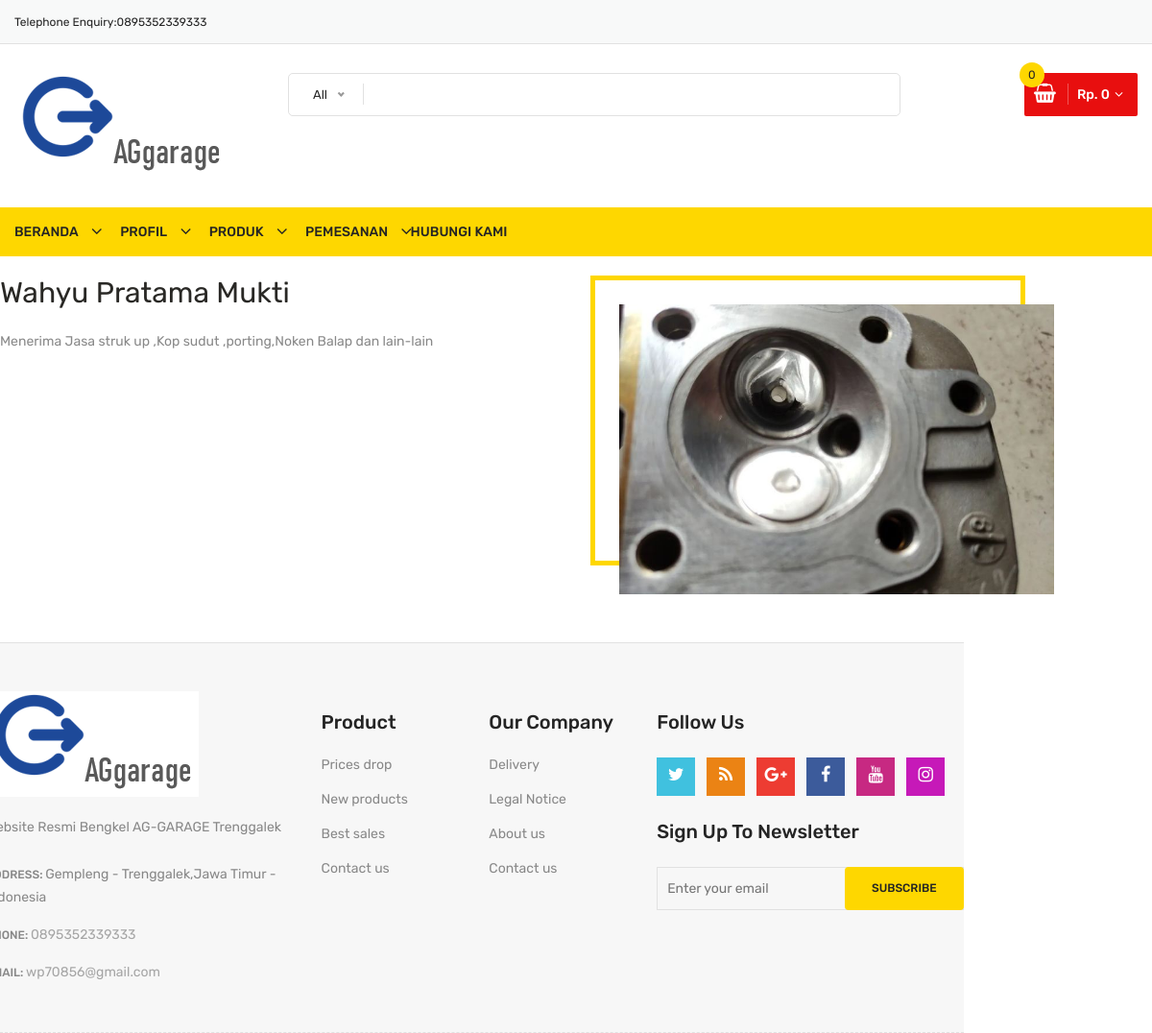
Screenshot of /profil-kami with the database file from the repository.
### pratama/models.py (models this page shows)
class Profil(models.Model):
    class Meta:
        verbose_name_plural = "Data Profil"
    nama = models.CharField(max_length=200, blank=False, null=True)
    keterangan = RichTextField(blank=True, null=True)
    gambar = models.ImageField(upload_to='gambar/profil', blank=False,
                               null=True, verbose_name="Gambar (1920 x 1200 pixel)")
    tanggal_upload = models.DateTimeField(auto_now_add=True, null=True)

### pratama/views.py (the view)
# urls.py: path('profil-kami', views.profil, name='profil'),
def profil(request):
    profil = Profil.objects.all().order_by('-id')[:1]
    context = {
        "judul": "Halaman Profil",
        "profil": profil,
    }
    return render(request, 'profil.html', context)

### mukti/keranjang.py (called while the page is built)
    def __len__(self): # Menghitung quantity
        return sum(item['quantity'] for item in self.cart.values())

    def get_total_price(self): # Menghitung total Harga
        return sum(Decimal(item['price']) * item['quantity'] for item in
        self.cart.values())

### mukti/konteks.py (called while the page is built)
def keranjang(request):
        return {'keranjang': Cart(request)}

### pratama/models.py (called while the page is built)
    @property
    def setelah_diskon(self):
        if self.diskon == 0:
            nilai_diskon = self.harga
        else:
            jml = self.diskon / 100
            nilai_diskon = self.harga - (jml * self.harga)
        return nilai_diskon

### pratama/views.py (called while the page is built)
def kategoriberanda(request):
    kategori = Kategori.objects.filter(aktif=True).order_by('-id')
    return {'kategori': kategori}

def modalberita(request):
    modalproduk = Produk.objects.order_by('-id')
    return {'modalproduk': modalproduk}

def statisweb(request):
    statis = Statis.objects.order_by('-id')
    return {'statis': statis}

### pratama/templates/profil.html (shortened to what this page needs)
{% extends "base.html" %}
{% load static %}
{% block content %}
{% for profil in profil %}
<div class="row">
    <div class="col-lg-6 order-last order-lg-first">
        <div class="about-text-wrap">
            <h2><span>{{profil.nama}}</span></h2>
            <div class="text-justify">
                <span>{{profil.keterangan|safe}} </span>
            </div>
        </div>
    </div>
    <div class="col-lg-5 col-md-10">
        <div class="about-image-wrap">
            <img class="img-full" src="{{profil.gambar.url}}" alt="{{profil.nama}}" />
        </div>
            </div>
{% endfor %}
{% endblock content %}

### rows the page displays
Profil: nama "Wahyu Pratama Mukti", keterangan "Menerima Jasa struk up ,Kop sudut ,porting,Noken Balap dan lain-lain", gambar (picture)
